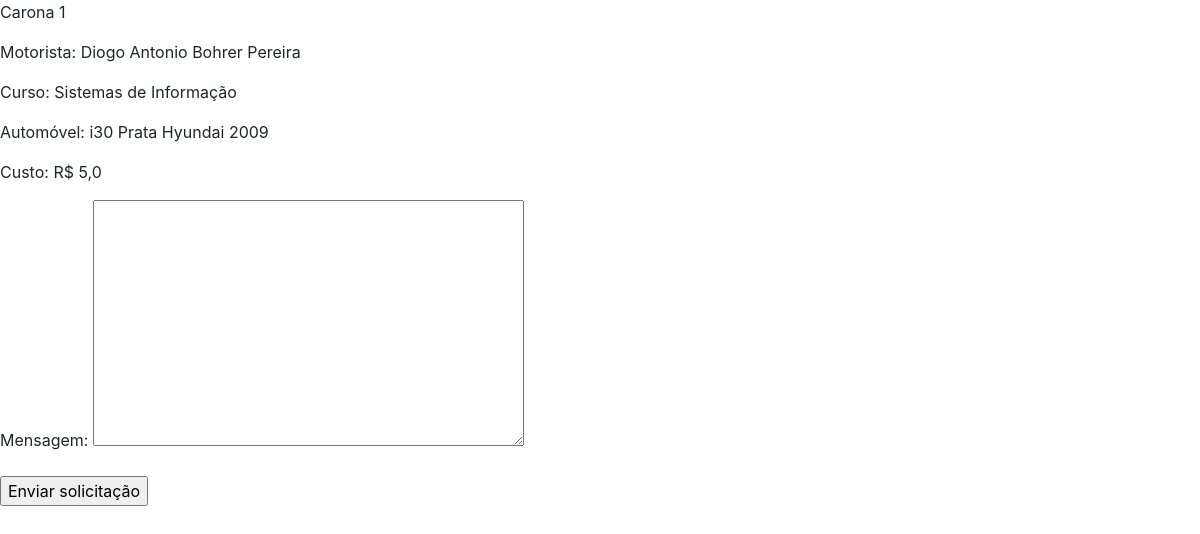
/solicitacao/criar/1/1/, run on the app's committed database.
### core/models.py (models this page shows, shortened)
class Carona(models.Model):
    motorista = models.ForeignKey(
        Motorista, related_name="Motorista", on_delete=models.CASCADE
    )
    tipo = models.CharField(
        choices=Automovel.choices,
        max_length=50,
    )
    vagas = models.IntegerField(default=0)
    limite_vagas = models.IntegerField(default=0)
    caroneiros = models.ManyToManyField(
        Caroneiro,
        verbose_name="Alunos que estão pegando carona",
        blank=True,
        null=True,
    )
    combinados = models.ManyToManyField(
        Combinado,
        verbose_name="Dias e horarios de idas conjuntas dos motoristas e caroneiros",
        blank=True,
        null=True,
    )
    ativa = models.BooleanField(default=True)

class Motorista(models.Model):
    nome = models.CharField(max_length=200)
    matricula = models.CharField(max_length=20, unique=True)
    comprovante = models.FileField(upload_to=get_upload_path)
    curso = models.CharField(max_length=100)
    automovel = models.CharField(
        max_length=200, verbose_name="Qual o automóvel dirigido:"
    )
    carona_paga = models.BooleanField(
        verbose_name="Precisa pagar pela carona?", default=True
    )
    pagamento = models.ForeignKey(
        MetodoPagamento, on_delete=models.CASCADE, null=True, blank=True
    )
    custo = models.FloatField(
        verbose_name="Custo pela carona ida e volta/dia", default=0.0
    )
    deslocamentos = models.ManyToManyField(
        Deslocamento,
    )
    matricula_valida = models.BooleanField(default=True)
    user = models.ForeignKey(User, on_delete=models.CASCADE)

### core/views.py (the view)
def criar_solicitacao_popup(request, tipo, id):
    carona = None
    caroneiro = None
    if request.method == "POST":
        form = SolicitacaoForm(request.POST)
        if form.is_valid():
            if tipo == 1:
                carona = get_object_or_404(Carona, pk=id)
                carona.enviar_solicitacao(
                    mensagem=form.cleaned_data["mensagem"],
                    para=carona.motorista.user,
                    de=request.user,
                    de_tipo=request.user.tipo_ativo,
                )
            else:
                caroneiro = get_object_or_404(Caroneiro, pk=id)
                carona = Carona.objects.get(
                    motorista__user_id=request.user.id,
                )
                Solicitacao.objects.create(
                    carona=carona,
                    mensagem=form.cleaned_data["mensagem"],
                    enviado_para=caroneiro.user,
                    enviado_por=request.user,
                    enviado_por_tipo=request.user.tipo_ativo,
                )
            return HttpResponse("<script>window.close();</script>")
    else:
        form = SolicitacaoForm()
        if tipo == 1:
            carona = get_object_or_404(Carona, pk=id)
        else:
            caroneiro = get_object_or_404(Caroneiro, pk=id)
    return render(
        request,
        "create_solicitacao.html",
        {"form": form, "carona": carona, "caroneiro_objeto": caroneiro},
    )

### core/forms.py
class SolicitacaoForm(forms.Form):
    mensagem = forms.CharField(label='Mensagem', widget=forms.Textarea())

### core/templates/create_solicitacao.html (shortened to what this page needs)
{% include 'base.html' %}
{% block content %}
    <!DOCTYPE html>
    <html lang="en">
    <head>
    </head>
    <body>
    {% if carona %}
        <p> Carona {{ carona.id }}</p>
        <p> Motorista: {{ carona.motorista.nome }} </p>
        <p> Curso: {{ carona.motorista.curso }}</p>
        <p> Automóvel: {{ carona.motorista.automovel }} </p>
        <p> Custo: R$ {{ carona.motorista.custo }} </p>
    {% else %}
        <p> Caroneiro {{ caroneiro_objeto.nome }} </p>
        <p> Curso: {{ caroneiro_objeto.curso }} </p>
    {% endif %}
    <form id="solicitacao-form" method="post" onsubmit="enviarSolicitacao(event)">
        {{ form.as_p }}
        <input type="submit" value="Enviar solicitação">
    </form>
    </body>
    </html>
{% endblock %}

### data on the page
Carona: id "1", motorista.nome "Diogo Antonio Bohrer Pereira", motorista.curso "Sistemas de Informação", motorista.automovel "i30 Prata Hyundai 2009", motorista.custo "5,0"
